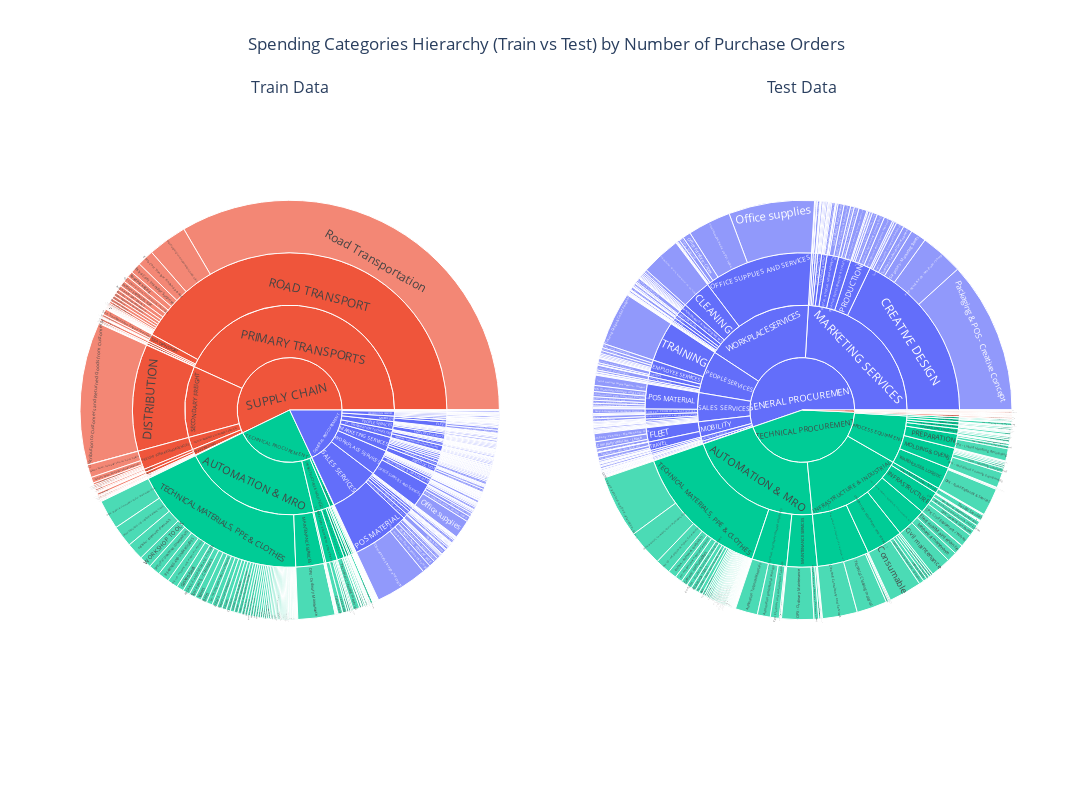

Source (notebook cell):
### Code cell
df_train_sunburst = df_train[[
    "puor_ds_level1_new",
    "puor_ds_level2_new",
    "puor_ds_level3_new",
    "puor_ds_level4_new"
]].dropna()

df_test_sunburst = df_test[[
    "puor_ds_level1_new",
    "puor_ds_level2_new",
    "puor_ds_level3_new",
    "puor_ds_level4_new"
]].dropna()

# Create individual sunburst figures
fig_train = px.sunburst(
    df_train_sunburst,
    path=[
        "puor_ds_level1_new",
        "puor_ds_level2_new",
        "puor_ds_level3_new",
    "puor_ds_level4_new"
    ],
    title="Sunburst Chart of Spending Category Hierarchy (TRAIN)",
    color="puor_ds_level1_new",
    color_discrete_map=color_map
)

fig_test = px.sunburst(
    df_test_sunburst,
    path=[
        "puor_ds_level1_new",
        "puor_ds_level2_new",
        "puor_ds_level3_new",
    "puor_ds_level4_new"
    ],
    title="Sunburst Chart of Spending Category Hierarchy (TEST)",
    color="puor_ds_level1_new",
    color_discrete_map=color_map
)

# Create a side-by-side subplot
fig = make_subplots(
    rows=1, cols=2,
    specs=[[{'type':'domain'}, {'type':'domain'}]],
    subplot_titles=("Train Data", "Test Data")
)

# Add sunbursts to subplot
fig.add_trace(fig_train.data[0], row=1, col=1)
fig.add_trace(fig_test.data[0], row=1, col=2)

fig.update_layout(
    width=1600, height=800,
    title_text="Spending Categories Hierarchy (Train vs Test) by Number of Purchase Orders",
    title_x=0.5
)

fig.show()

### Figure 1 — Plotly figure (JSON) as saved in the notebook; plotly's stock layout.template omitted (floating-point values rounded to 4 significant figures; data arrays with more than 128 entries replaced by an {"elided": "..."} marker saying what was removed)
{"data": [{"branchvalues": "total", "customdata": {"elided": "700x1 str values"}, "domain": {"x": [0, 0.45], "y": [0, 1]}, "hovertemplate": "labels=%{label}<br>count=%{value}<br>parent=%{parent}<br>id=%{id}<br>puor_ds_level1_new=%{customdata[0]}<extra></extra>", "ids": {"elided": "700 str values"}, "labels": {"elided": "700 str values"}, "marker": {"colors": {"elided": "700 str values"}}, "name": "", "parents": {"elided": "700 str values"}, "type": "sunburst", "values": {"elided": "700 int values"}}, {"branchvalues": "total", "customdata": {"elided": "533x1 str values"}, "domain": {"x": [0.55, 1], "y": [0, 1]}, "hovertemplate": "labels=%{label}<br>count=%{value}<br>parent=%{parent}<br>id=%{id}<br>puor_ds_level1_new=%{customdata[0]}<extra></extra>", "ids": {"elided": "533 str values"}, "labels": {"elided": "533 str values"}, "marker": {"colors": {"elided": "533 str values"}}, "name": "", "parents": {"elided": "533 str values"}, "type": "sunburst", "values": {"elided": "533 int values"}}], "layout": {"annotations": [{"font": {"size": 16}, "showarrow": false, "text": "Train Data", "x": 0.225, "xanchor": "center", "xref": "paper", "y": 1, "yanchor": "bottom", "yref": "paper"}, {"font": {"size": 16}, "showarrow": false, "text": "Test Data", "x": 0.775, "xanchor": "center", "xref": "paper", "y": 1, "yanchor": "bottom", "yref": "paper"}], "height": 800, "title": {"text": "Spending Categories Hierarchy (Train vs Test) by Number of Purchase Orders", "x": 0.5}, "width": 1600}}
